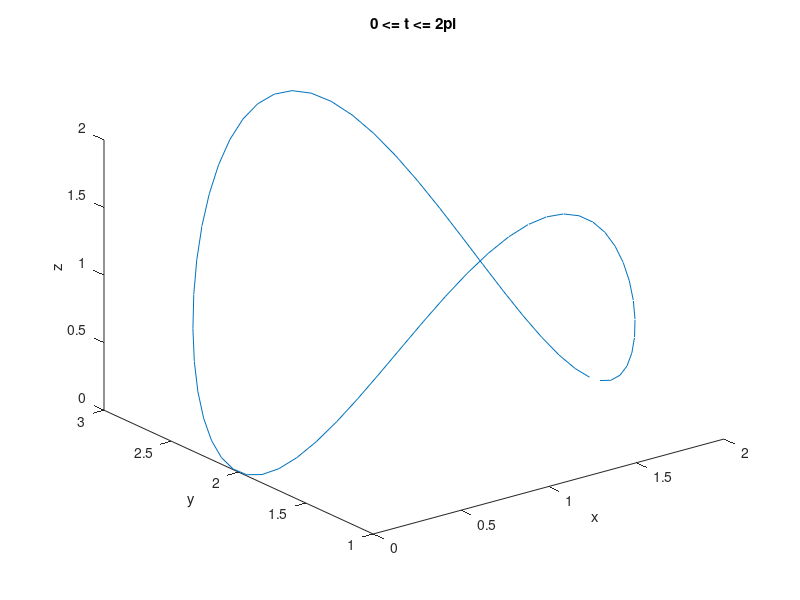

MATLAB code for this plot:
t = 0:0.1:2*pi;
x3 = 1 + cos(t);
y3 = 2 + sin(t);
z3 = 1 - cos(2*t);
figure(3)
plot3(x3, y3, z3)
title('0 <= t <= 2pi')
xlabel('x')
ylabel('y')
zlabel('z')
%PROGRAM_HITUNG_BALOK